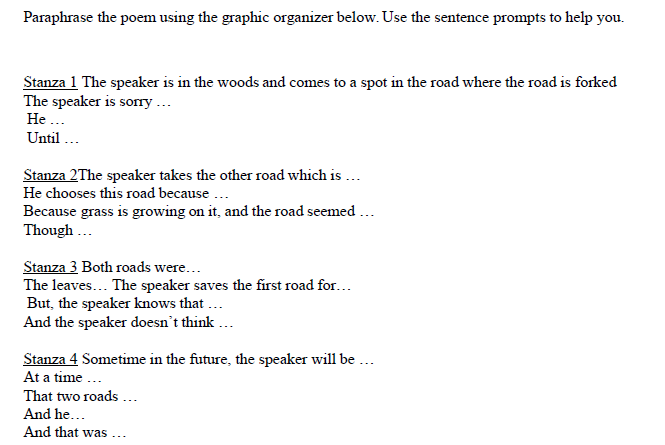
#> input picture Gitanshu's Python Workspace/My Creativity and Basic Stuff/sample.PNG, 665 x 445 px, found by its file name
$ python 'Rotate And Resize Images At Once.py'
#> lines starting #> are read from the running program, lines starting #| are printed output that depends on the picture
# -*- coding: utf-8 -*-
"""
Created on Fri Jun 18 13:35:25 2021

@author: Gitanshu
"""
# Trying to open an image while resizing it and rotating it at the same time.

from PIL import Image

g = "C:/Users/Gitanshu/Downloads/sample.png"
a = Image.open(g)
#> a is the input picture: PIL image 665x445 RGBA; mean R, G, B, A 245.6, 245.6, 245.9, 255

b = (200,200)
c = 45

d = a.resize(b)
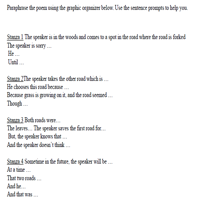
#> d: PIL image 200x200 RGBA; mean R, G, B, A 245.4, 245.4, 245.7, 255
e = d.rotate(c)
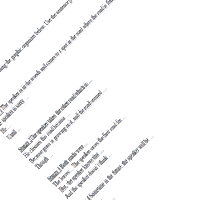
#> e: PIL image 200x200 RGBA; mean R, G, B, A 203.7, 203.8, 204, 211.4; transparent parts drawn white

e.show()
# This one took time TwT
